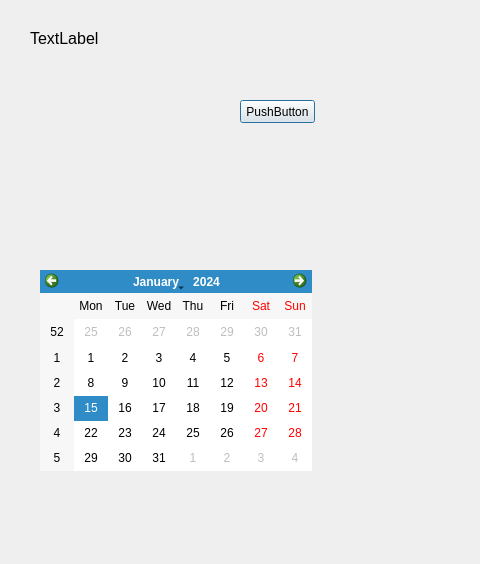
<?xml version="1.0" encoding="UTF-8"?>
<ui version="4.0">
 <class>Dialog</class>
 <widget class="QDialog" name="Dialog">
  <property name="geometry">
   <rect>
    <x>0</x>
    <y>0</y>
    <width>480</width>
    <height>564</height>
   </rect>
  </property>
  <property name="windowTitle">
   <string>Dialog</string>
  </property>
  <widget class="QPushButton" name="pushButton">
   <property name="geometry">
    <rect>
     <x>240</x>
     <y>100</y>
     <width>75</width>
     <height>23</height>
    </rect>
   </property>
   <property name="text">
    <string>PushButton</string>
   </property>
  </widget>
  <widget class="QLabel" name="label">
   <property name="geometry">
    <rect>
     <x>30</x>
     <y>30</y>
     <width>181</width>
     <height>16</height>
    </rect>
   </property>
   <property name="font">
    <font>
     <pointsize>12</pointsize>
    </font>
   </property>
   <property name="text">
    <string>TextLabel</string>
   </property>
  </widget>
  <widget class="QCalendarWidget" name="calendarWidget">
   <property name="geometry">
    <rect>
     <x>40</x>
     <y>270</y>
     <width>272</width>
     <height>201</height>
    </rect>
   </property>
  </widget>
 </widget>
 <resources/>
 <connections/>
</ui>
